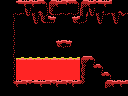

This game map was drawn from its Tiled (.tmx) file and the tilesets committed beside it. A one-line description and the full map source follow:
An orthogonal 16x12 tile map with 8x8 px tiles, 1 tile layer (Tile Layer 1) and 3 objects (door-up, breakable-up, item).

<map version="1.0" orientation="orthogonal" renderorder="right-down" width="16" height="12" tilewidth="8" tileheight="8" nextobjectid="12">
 <properties>
  <property name="right" value="hole" />
 </properties>
 <tileset firstgid="1" name="tiles" tilewidth="8" tileheight="8" tilecount="256" columns="16">
  <image source="tiles.png" width="128" height="128" />
 </tileset>
 <layer name="Tile Layer 1" width="16" height="12">
  <data encoding="csv">
118,118,120,247,247,121,117,247,119,121,117,247,120,247,118,118,
118,151,148,181,149,166,145,148,148,144,167,181,149,148,149,147,
118,252,1,1,181,145,156,1,1,152,144,1,181,1,181,1,
118,126,1,1,1,1,1,1,1,1,1,1,1,1,1,1,
118,127,1,1,1,1,1,1,1,1,1,1,1,1,1,1,
118,252,1,1,1,1,1,152,156,1,1,1,1,1,1,1,
118,252,1,1,1,1,1,1,1,1,1,1,1,1,1,1,
118,252,101,101,101,101,101,101,101,101,117,121,1,1,1,1,
118,127,113,113,113,113,113,113,113,113,123,128,121,1,1,1,
118,127,113,113,113,113,113,113,113,113,251,118,128,121,1,1,
118,128,247,119,120,247,119,247,119,247,143,118,118,117,247,247,
118,118,118,118,118,118,118,118,118,118,118,118,118,118,118,118
</data>
 </layer>
 <objectgroup name="objects">
  <object id="9" type="door-up" x="48" y="0" width="32" height="16" />
  <object id="10" type="breakable-up" x="48" y="0" width="32" height="16" />
  <object id="11" type="item" x="80" y="40" width="16" height="16" />
 </objectgroup>
</map>
